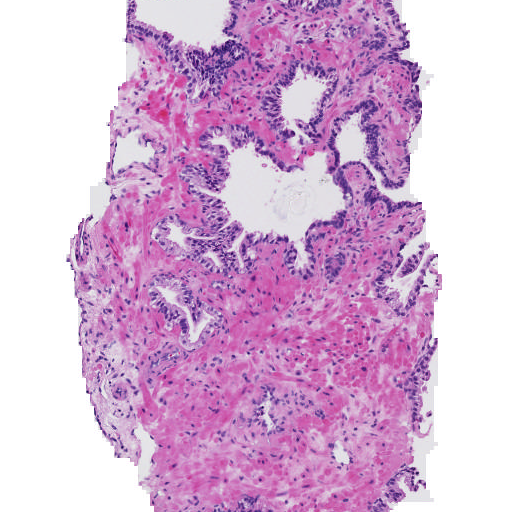
#> input picture images/0+0/03cbe5d39233a65cd7f64a81094ccc54_p_0.tiff, 512 x 512 px
$ python gland_boundary.py
#> lines starting #> are read from the running program, lines starting #| are printed output that depends on the picture; after the words box and inside, x2 and y2 are one past the last pixel; in counts of white or black regions, pixels touching at a corner belong together
### segment_ycc.py
import cv2 as cv
import numpy as np


RANGE = 25
CYTOPLASM_RANGE = 10

LUMEN_RED = 210 #105
LUMEN_GREEN = 110 #105
LUMEN_BLUE = 110 #205

CYTOPLASM_RED = 150 # 195.180.210
CYTOPLASM_GREEN = 150  #  (108, 140, 173);
CYTOPLASM_BLUE = 150 # (144, 147, 163);

NUCLEUS_RED = 100
NUCLEUS_GREEN = 100
NUCLEUS_BLUE = 130

LUMEN_LOW_RANGE = np.array([LUMEN_RED - RANGE, LUMEN_GREEN - RANGE, LUMEN_BLUE - RANGE], np.uint8)
LUMEN_HIGH_RANGE = np.array([LUMEN_RED + RANGE, LUMEN_GREEN + RANGE, LUMEN_BLUE + RANGE], np.uint8)

CYTOPLASM_LOW_RANGE = np.array([CYTOPLASM_RED - 25, CYTOPLASM_GREEN - 50, CYTOPLASM_BLUE - CYTOPLASM_RANGE])
CYTOPLASM_HIGH_RANGE = np.array([CYTOPLASM_RED + 25, CYTOPLASM_GREEN + 50, CYTOPLASM_BLUE + CYTOPLASM_RANGE])

NUCLEUS_LOW_RANGE = np.array([NUCLEUS_RED - 70, NUCLEUS_GREEN - 80, NUCLEUS_BLUE - 70])
NUCLEUS_HIGH_RANGE = np.array([NUCLEUS_RED + 70, NUCLEUS_GREEN + 80, NUCLEUS_BLUE + 60])


def apply_mask(imageYCC, image):
    cv.imshow("image1", imageYCC)
    imageYCC = cv.dilate(imageYCC, kernel = (5,5), iterations = 1)
    imageYCC = cv.dilate(imageYCC, kernel = (5,5), iterations = 1)
    cv.imshow("image", imageYCC)
    LUMEN_MASK = cv.inRange(imageYCC, LUMEN_LOW_RANGE, LUMEN_HIGH_RANGE)
    CYTOPLASM_MASK = cv.inRange(imageYCC, CYTOPLASM_LOW_RANGE, CYTOPLASM_HIGH_RANGE)
    NUCLEUS_MASK = cv.inRange(imageYCC, NUCLEUS_LOW_RANGE, NUCLEUS_HIGH_RANGE)

    LUMEN_MASK = LUMEN_MASK + NUCLEUS_MASK + CYTOPLASM_MASK

    result = cv.bitwise_and(imageYCC, imageYCC, mask=LUMEN_MASK)

    result = image.copy()
    result[LUMEN_MASK == 255] = [255,255,255]
    result[NUCLEUS_MASK == 255] = [255,255,255]
    result[CYTOPLASM_MASK == 255] = [255,105,180]

    # cv.imshow("result",np.hstack([imageYCC,image, result]))
    # cv.waitKey()
    # cv.destroyAllWindows()
    result = cv.cvtColor(result, cv.COLOR_YCR_CB2BGR)
    return result


# [9 lines that do not run on import are left out]

### gland_boundary.py
from segment_ycc import apply_mask
import cv2 as cv
import numpy as np
import cv2

from matplotlib import pyplot as plt

print("OpenCV version is {}".format(cv.__version__))

image = cv.imread("images/0+0/03cbe5d39233a65cd7f64a81094ccc54_p_0.tiff", -1)
#> image is the input picture: shape (512, 512, 3); mean B, G, R 214.4, 180.1, 215.7

NUCLEUS_RED = 100
NUCLEUS_GREEN = 100
NUCLEUS_BLUE = 130

# NUCLEUS_THRESHOLD = [128,0,128]
NUCLEUS_THRESHOLD = [90,255,cv.THRESH_BINARY]

NUCLEUS_LOW_RANGE = np.array([NUCLEUS_RED - 70, NUCLEUS_GREEN - 80, NUCLEUS_BLUE - 70])
NUCLEUS_HIGH_RANGE = np.array([NUCLEUS_RED + 70, NUCLEUS_GREEN + 80, NUCLEUS_BLUE + 60])

imageYCC = cv.cvtColor(image, cv.COLOR_BGR2YCR_CB)
#> imageYCC: shape (512, 512, 3); mean of channels 0, 1, 2 194.7, 143, 139.1
g = cv.cvtColor(image,cv.COLOR_RGB2GRAY)
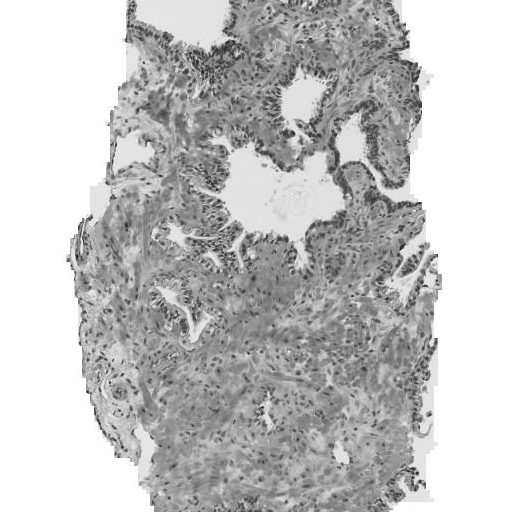
#> g: shape (512, 512); min 19, max 255, mean 194.4
edge = cv.Canny(g, 60, 180)
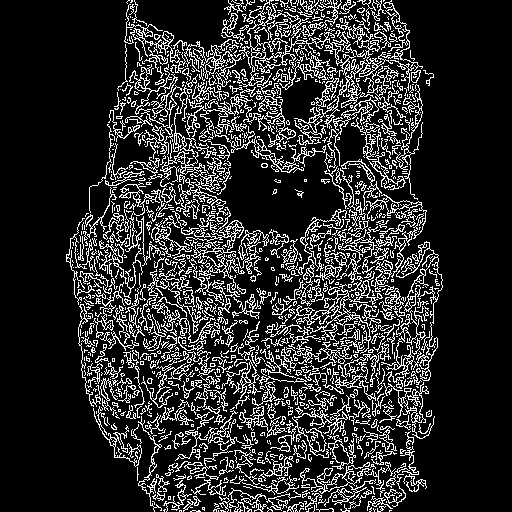
#> edge: shape (512, 512); 17.3% white in thin lines or dots, all inside (x1, y1, x2, y2) = (66, 0, 443, 512)
fig, ax = plt.subplots(1, figsize=(12,8))
# [14 lines of commented-out code are left out]
image = apply_mask(imageYCC, image)
#> in apply_mask, `imageYCC = cv.dilate(imageYCC, kernel = (5,5), iterations = 1)`:
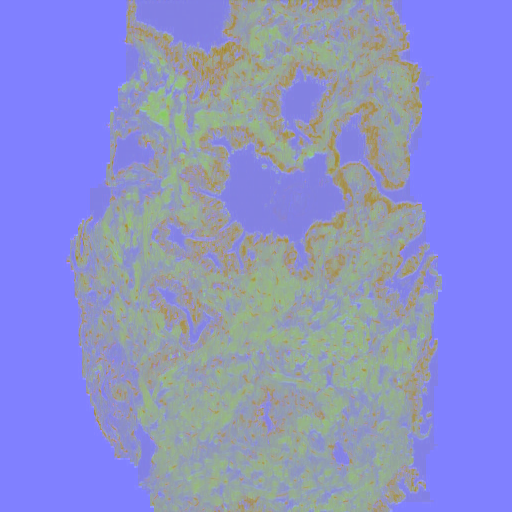
#> imageYCC: shape (512, 512, 3); mean of channels 0, 1, 2 201.9, 145.5, 141.1; drawn as B, G, R
#> in apply_mask, `LUMEN_MASK = cv.inRange(imageYCC, LUMEN_LOW_RANGE, LUMEN_HIGH_RANGE)`: LUMEN_MASK: shape (512, 512); 7% white; 196 white regions (163 under 20 px), largest, box (x1, y1, x2, y2) and area: (221, 144, 344, 241) 6740, (135, 0, 229, 53) 3184, (282, 71, 325, 130) 1179
#> in apply_mask, `CYTOPLASM_MASK = cv.inRange(imageYCC, CYTOPLASM_LOW_RANGE, CYTOPLASM_H..`: CYTOPLASM_MASK: shape (512, 512); 30.2% white; 784 white regions (701 under 20 px), largest, box (x1, y1, x2, y2) and area: (75, 0, 438, 512) 71287, (271, 0, 336, 38) 827, (91, 314, 116, 349) 302
#> in apply_mask, `NUCLEUS_MASK = cv.inRange(imageYCC, NUCLEUS_LOW_RANGE, NUCLEUS_HIGH_RA..`: NUCLEUS_MASK: shape (512, 512); 32.2% white; 316 white regions (265 under 20 px), largest, box (x1, y1, x2, y2) and area: (75, 0, 438, 512) 79774, (75, 217, 93, 266) 396, (398, 256, 420, 278) 216
#> in apply_mask, `result[LUMEN_MASK == 255] = [255,255,255]`:
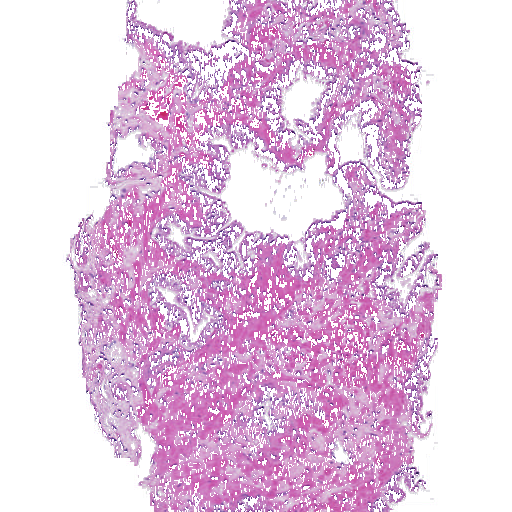
#> result: shape (512, 512, 3); 19.29% of pixels changed, all inside (x1, y1, x2, y2) = (66, 0, 442, 512)
# cv.imshow('once', result)

dimensions = image.shape
#> dimensions = (512, 512, 3)

height= image.shape[0]
#> height = 512
width = image.shape[1]
#> width = 512
size = height*width
#> size = 262144

gray = cv2.cvtColor(image, cv2.COLOR_BGR2GRAY)
gray = cv2.GaussianBlur(gray, (7, 7), 0)
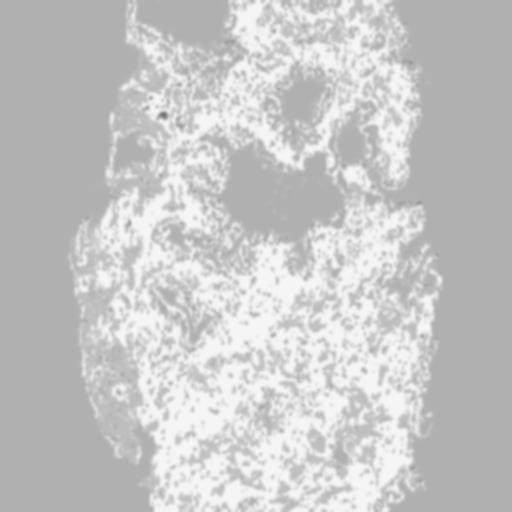
#> gray: shape (512, 512); min 115, max 245, mean 198.9
cv.imshow("gray", gray)

_,thresh = cv2.threshold(gray,240,255,cv2.THRESH_BINARY)
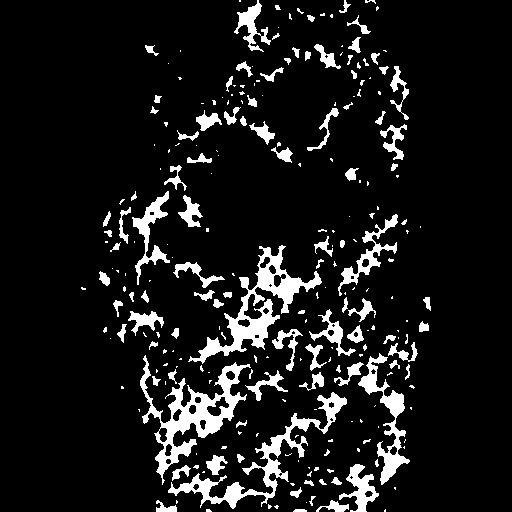
#> thresh: shape (512, 512); 9.9% white; 247 white regions (145 under 20 px)

cnts, hier = cv2.findContours(thresh.copy(), cv2.RETR_EXTERNAL,cv2.CHAIN_APPROX_SIMPLE)
#> cnts = 247 contours, 163 with area under 20; largest, box (x1, y1, x2, y2) and area: (140, 355, 251, 485) 3752, (188, 245, 322, 364) 3336, (168, 392, 347, 509) 2481, (358, 353, 410, 485) 1534, (132, 191, 170, 285) 839
size_elements = 0
print("cnts", len(cnts))
#| cnts 247
cnts.pop()
cnts = [c for c in cnts if (cv.contourArea(c) > 500.0 and cv.contourArea(c) < 7000.0) ]
#> cnts = 8 contours; box (x1, y1, x2, y2) and area: (140, 355, 251, 485) 3752, (188, 245, 322, 364) 3336, (168, 392, 347, 509) 2481, (358, 353, 410, 485) 1534, (132, 191, 170, 285) 839, (338, 214, 398, 296) 822, (339, 464, 379, 512) 718, (234, 0, 271, 52) 540
cv2.drawContours(image,cnts, -1, (0, 0, 255), thickness=cv.FILLED)
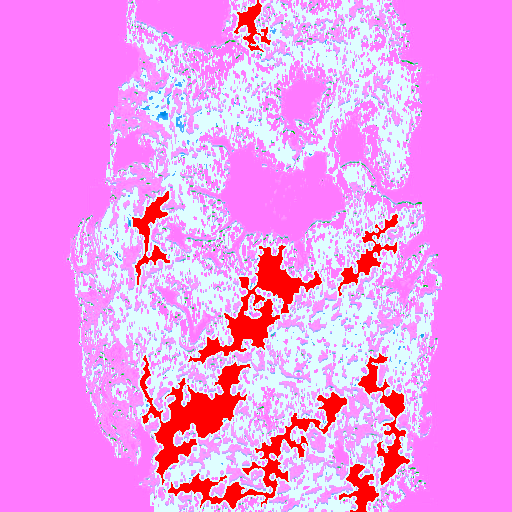
#> image: shape (512, 512, 3); mean B, G, R 238.4, 151.8, 242.3

cv2.imshow("Image", image)
print("size elements total : ", size_elements)
print("size of pic : ", size)
#| size of pic :  262144
print("rate of fullness : % ", (size_elements/size)*100)
#| rate of fullness : %  0.0
cv2.waitKey(0)

# result = cv.cvtColor(result, cv.COLOR_YCR_CB2BGR)
#> (the run stopped early here; a loop or call above may not have finished)

$ run again, with images/0+0/03cbe5d39233a65cd7f64a81094ccc54_p_1.tiff copied over images/0+0/03cbe5d39233a65cd7f64a81094ccc54_p_0.tiff
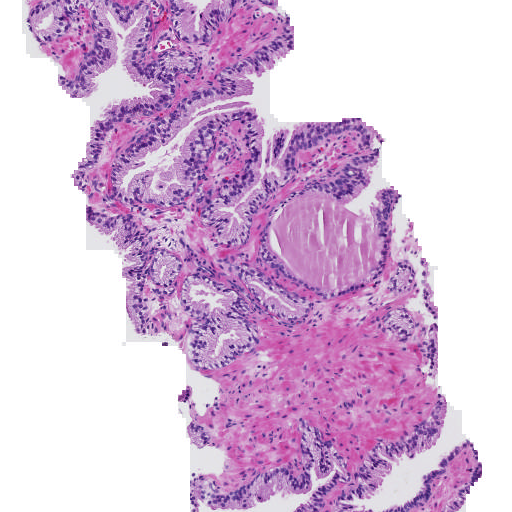
#> input picture images/0+0/03cbe5d39233a65cd7f64a81094ccc54_p_1.tiff, 512 x 512 px
#> image is the input picture: shape (512, 512, 3); mean B, G, R 219.2, 189.5, 217.7
#> `edge = cv.Canny(g, 60, 180)`:
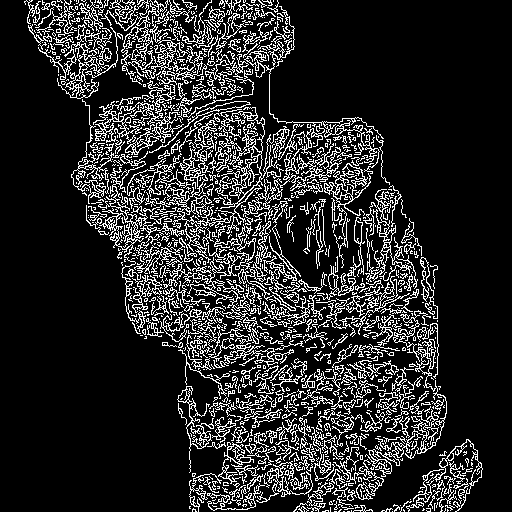
#> edge: shape (512, 512); 16.1% white in thin lines or dots, all inside (x1, y1, x2, y2) = (24, 0, 483, 512)
#> CYTOPLASM_MASK: shape (512, 512); 25% white; 979 white regions (861 under 20 px), largest, box (x1, y1, x2, y2) and area: (157, 120, 447, 512) 40290, (89, 0, 290, 226) 7294, (198, 109, 257, 207) 1807
#> NUCLEUS_MASK: shape (512, 512); 29.1% white; 357 white regions (320 under 20 px), largest, box (x1, y1, x2, y2) and area: (79, 0, 447, 512) 66907, (34, 0, 116, 98) 2779, (389, 442, 482, 512) 2256
#> thresh: shape (512, 512); 7.1% white; 196 white regions (124 under 20 px)
#> `cnts, hier = cv2.findContours(thresh.copy(), cv2.RETR_EXTERNAL,cv2.CHA..`: cnts = 195 contours, 140 with area under 20; largest, box (x1, y1, x2, y2) and area: (256, 309, 437, 473) 9966, (277, 193, 323, 287) 1988, (220, 8, 275, 66) 800, (246, 415, 292, 451) 446, (336, 199, 359, 288) 428
#| cnts 195
#> `cnts = [c for c in cnts if (cv.contourArea(c) > 500.0 and cv.contourAr..`: cnts = 2 contours; box (x1, y1, x2, y2) and area: (277, 193, 323, 287) 1988, (220, 8, 275, 66) 800
#> `cv2.drawContours(image,cnts, -1, (0, 0, 255), thickness=cv.FILLED)`:
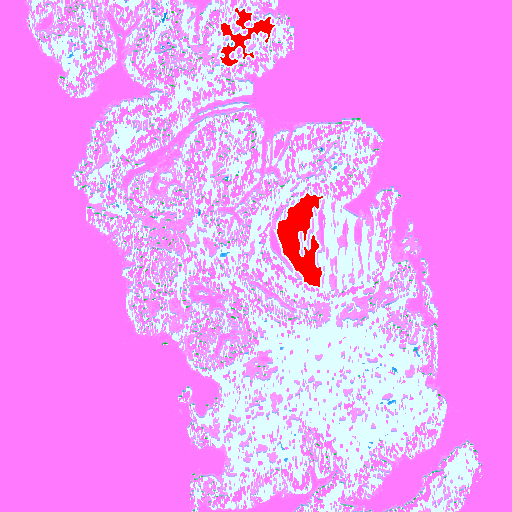
#> image: shape (512, 512, 3); mean B, G, R 250.8, 156.9, 242.4
#| size of pic :  262144
#| rate of fullness : %  0.0

$ run again, with images/0+0/03cbe5d39233a65cd7f64a81094ccc54_p_2.tiff copied over images/0+0/03cbe5d39233a65cd7f64a81094ccc54_p_0.tiff
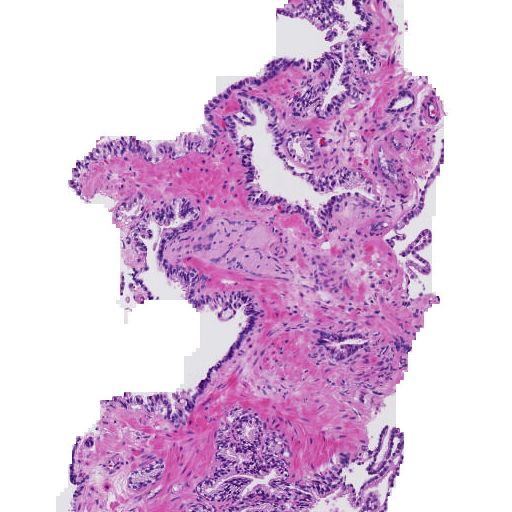
#> input picture images/0+0/03cbe5d39233a65cd7f64a81094ccc54_p_2.tiff, 512 x 512 px
#> image is the input picture: shape (512, 512, 3); mean B, G, R 219.7, 190.6, 219.6
#> `edge = cv.Canny(g, 60, 180)`:
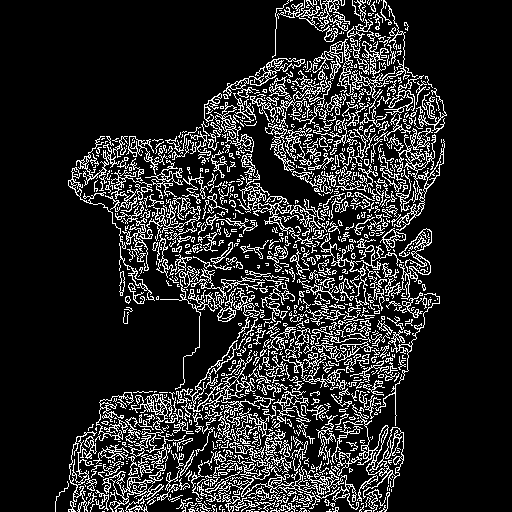
#> edge: shape (512, 512); 15.2% white in thin lines or dots, all inside (x1, y1, x2, y2) = (55, 0, 447, 512)
#> CYTOPLASM_MASK: shape (512, 512); 24.3% white; 1053 white regions (961 under 20 px), largest, box (x1, y1, x2, y2) and area: (74, 0, 440, 512) 51448, (239, 64, 344, 191) 3155, (308, 60, 332, 113) 340
#> NUCLEUS_MASK: shape (512, 512); 27.2% white; 279 white regions (245 under 20 px), largest, box (x1, y1, x2, y2) and area: (69, 0, 444, 512) 66139, (276, 0, 347, 42) 1039, (418, 92, 441, 127) 444
#> thresh: shape (512, 512); 7.2% white; 182 white regions (112 under 20 px)
#> `cnts, hier = cv2.findContours(thresh.copy(), cv2.RETR_EXTERNAL,cv2.CHA..`: cnts = 182 contours, 130 with area under 20; largest, box (x1, y1, x2, y2) and area: (172, 383, 366, 479) 4305, (129, 155, 258, 221) 3548, (196, 261, 349, 386) 3063, (370, 293, 414, 343) 734, (152, 438, 192, 495) 594
#| cnts 182
#> `cnts = [c for c in cnts if (cv.contourArea(c) > 500.0 and cv.contourAr..`: cnts = 5 contours; box (x1, y1, x2, y2) and area: (172, 383, 366, 479) 4305, (129, 155, 258, 221) 3548, (196, 261, 349, 386) 3063, (370, 293, 414, 343) 734, (152, 438, 192, 495) 594
#> `cv2.drawContours(image,cnts, -1, (0, 0, 255), thickness=cv.FILLED)`:
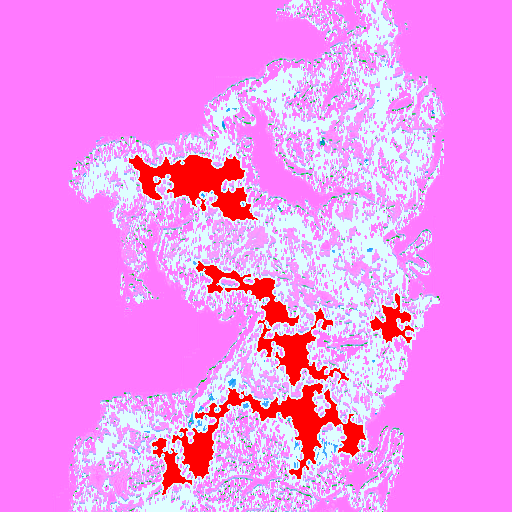
#> image: shape (512, 512, 3); mean B, G, R 240.2, 145.5, 243.6
#| size of pic :  262144
#| rate of fullness : %  0.0
